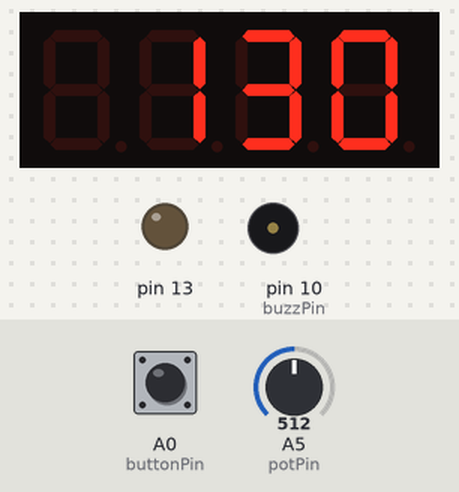
The sketch below on a simulated Arduino Uno, built with avr-gcc and run on an emulated ATmega328P. Parts: 4-digit seven-segment display, output pins drawn as LEDs (lit = HIGH), buzzer (waves = sounding). Wiring (inferred from the names in the program): 4-digit 7-segment display, segments lit when LOW: segments pin 2, pin 6, pin 9, pin 11, pin 12, pin 3, pin 8; digit selects A1, pin 4, pin 5, pin 7. Inputs (shaded band) come from the test bench; at power-on: A0 (buttonPin) LOW, A5 (potPin) = 512. The segment pins are drawn as the display they are named for; pins used as bus, display or sensor lines are not drawn.

Above: at 1.2 s.
1.3 s: A0 (buttonPin) pulled HIGH for 0.15 s
2.0 s: A5 (potPin) set to 122
At 2.4 s:
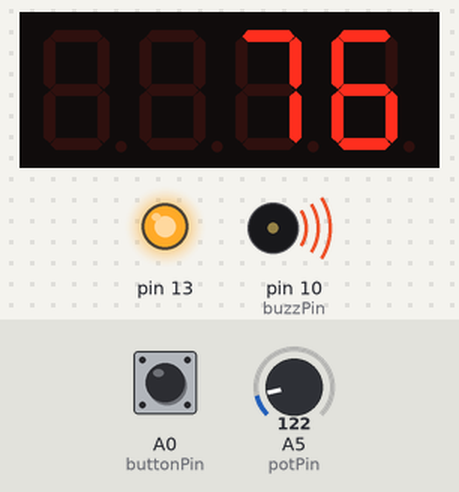
4.1 s: A0 (buttonPin) pulled HIGH for 1 s
At 5.0 s:
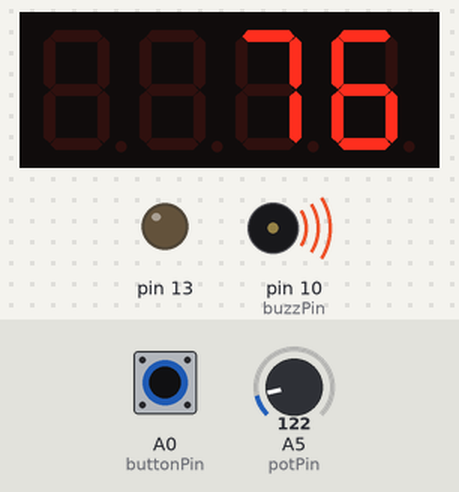
6.6 s: A5 (potPin) set to 210
At 7.8 s:
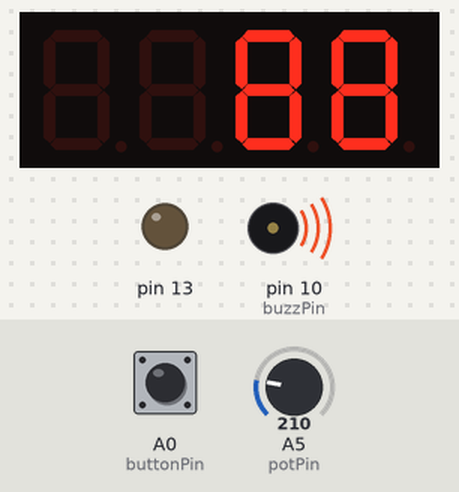
8.1 s: A5 (potPin) set to 190
Timing chart, 0 to 10.6 s (numbered marks = the images above; inputs shaded):
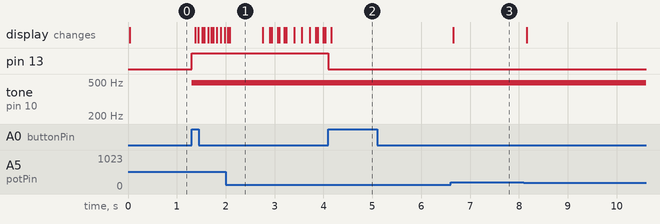

Measured:
- after the input at 1.3 s, pin 13: LOW → HIGH at once; tone on pin 10 (buzzPin): silent → 490 Hz at once
- after the input at 4.1 s, pin 13: HIGH → LOW at once
- after the input at 6.6 s, the display: changes after 0.06 s (image 3)
- what the display in image 1 shows lasts 0.7 s, from 2.1 s to 2.8 s

The sketch:

metronome2.ino
```cpp
int segmentA = 2;
int segmentB = 6;
int segmentC = 9;
int segmentD = 11;
int segmentE = 12;
int segmentF = 3;
int segmentG = 8;

int digitPos[4] = {A1, 4, 5, 7};
int potPin = A5;
int buzzPin = 10;
int buttonPin = A0;

// settings
const int tickDuration = 50; // duration of tick in ms
const int tempoChangeWait = 500; // how long to wait until apply tempo change
const int tempoDisplayDelay = 700; // delay to display current tempo

int curTempo = 95;
int lastTempo;
long showDisplayTime;
int delayInTicks;
int isEnabled = 0;
long time = 0;

int tickState = 0;
long lastTickTime = 0;
int tickNo = 0; // tick number
int animateFrame = 0;
boolean isOn = false;
int lastButtonState = 0;
int buttonState = 0;
long buttonPressedTime;

byte numbers[13] =
{
  B1000000, // 0
  B1111001, // 1
  B0100100, // 2
  B0110000, // 3
  B0011001, // 4
  B0010010, // 5
  B0000010, // 6
  B1111000, // 7
  B0000000, // 8
  B0010000,  // 9
  // symbols for animation
  B1001111,
  B0111111,
  B1111001
};

void setup() {
  pinMode(segmentA,OUTPUT);
  pinMode(segmentB,OUTPUT);
  pinMode(segmentC,OUTPUT);
  pinMode(segmentD,OUTPUT);
  pinMode(segmentE,OUTPUT);
  pinMode(segmentF,OUTPUT);
  pinMode(segmentG,OUTPUT);

  pinMode(digitPos[0],OUTPUT);
  pinMode(digitPos[1],OUTPUT);
  pinMode(digitPos[2],OUTPUT);
  pinMode(digitPos[3],OUTPUT);
  pinMode(13,OUTPUT);
  pinMode(buzzPin,OUTPUT);
  pinMode(buttonPin, INPUT);

  Serial.begin(9600);
}

void displayDigit(int pos, int digit) {
   int number =  numbers[digit];

   digitalWrite(digitPos[0],LOW);
   digitalWrite(digitPos[1],LOW);
   digitalWrite(digitPos[2],LOW);
   digitalWrite(digitPos[3],LOW);

   digitalWrite(digitPos[pos],LOW);
   digitalWrite(segmentA, bitRead(number, 0) );
   digitalWrite(segmentB, bitRead(number, 1) );
   digitalWrite(segmentC, bitRead(number, 2) );
   digitalWrite(segmentD, bitRead(number, 3) );
   digitalWrite(segmentE, bitRead(number, 4) );
   digitalWrite(segmentF, bitRead(number, 5) );
   digitalWrite(segmentG, bitRead(number, 6) );
   digitalWrite(digitPos[pos],HIGH);
};

void displayNumber(int num) {
  int dig1 = num/1000;
  num = num - dig1 * 1000;
  int dig2 = num / 100;
  num = num - dig2 * 100;
  int dig3 = num / 10;
  int dig4 = num - dig3 * 10;

  // display only one digit per frame
  if (time%3==0 && dig2>0) displayDigit(1,dig2);
  if (time%3==1) displayDigit(2,dig3);
  if (time%3==2) displayDigit(3,dig4);
};

void tick(int isStart) {
  if (isStart==0) {
    tickState = 0;
    analogWrite(buzzPin,0);
    digitalWrite(13,LOW);
  }
  else {
    tickState = 1;
    analogWrite(buzzPin, (tickNo==0 ? 150 : 2));
    digitalWrite(13,HIGH);
    lastTickTime = millis();
    tickNo++;
    if (tickNo>3) tickNo = 0;
    if (tickNo % 2 == 0) animateFrame = 0;
  }

};

void animate() {
  if (animateFrame>9) animateFrame = 0;
  switch (animateFrame) {
   case 0: displayDigit(0,10); break;
   case 1: displayDigit(0,11); break;
   case 2: displayDigit(1,11); break;
   case 3: displayDigit(2,11); break;
   case 4: displayDigit(3,11); break;
   case 5: displayDigit(3,12); break;
   case 6: displayDigit(3,11); break;
   case 7: displayDigit(2,11); break;
   case 8: displayDigit(1,11); break;
   case 9: displayDigit(0,11); break;
  }
}

void reset() {
  lastTickTime = animateFrame = tickNo = 0;
  analogWrite(buzzPin,0);
}

void loop() {
  time = millis();

  // handle button (avoiding fake signals)
  buttonState = digitalRead(buttonPin);
  if (time-buttonPressedTime > 200 && lastButtonState!=buttonState) {
    if (buttonState==1) isOn = !isOn;
    if (isOn==false) reset(); // reset all counters
  }
  if (buttonState!=lastButtonState) {
    buttonPressedTime = time;
    lastButtonState = buttonState;
  }


  digitalWrite(13, isOn);

  curTempo = map(analogRead(potPin),0,1023,60,200);

  if (abs(lastTempo-curTempo)>2) { // show tempo on display, if delta = 3 or more
    lastTempo = curTempo;
    showDisplayTime = time;
  }

  delayInTicks = 60000 / curTempo;

  if (isOn) {
    if ((time - lastTickTime) > delayInTicks && tickState == 0) tick(1);
    if ((time - lastTickTime) > tickDuration && tickState == 1) tick(0);

    // animate display
    if ((time - lastTickTime) + delayInTicks * (tickNo % 2)  > delayInTicks / 5 * (animateFrame+1) && animateFrame<9) {
        animateFrame++;
    }
  }

  if (!isOn || time - showDisplayTime < tempoDisplayDelay) displayNumber(curTempo);
  else animate();

}
```
